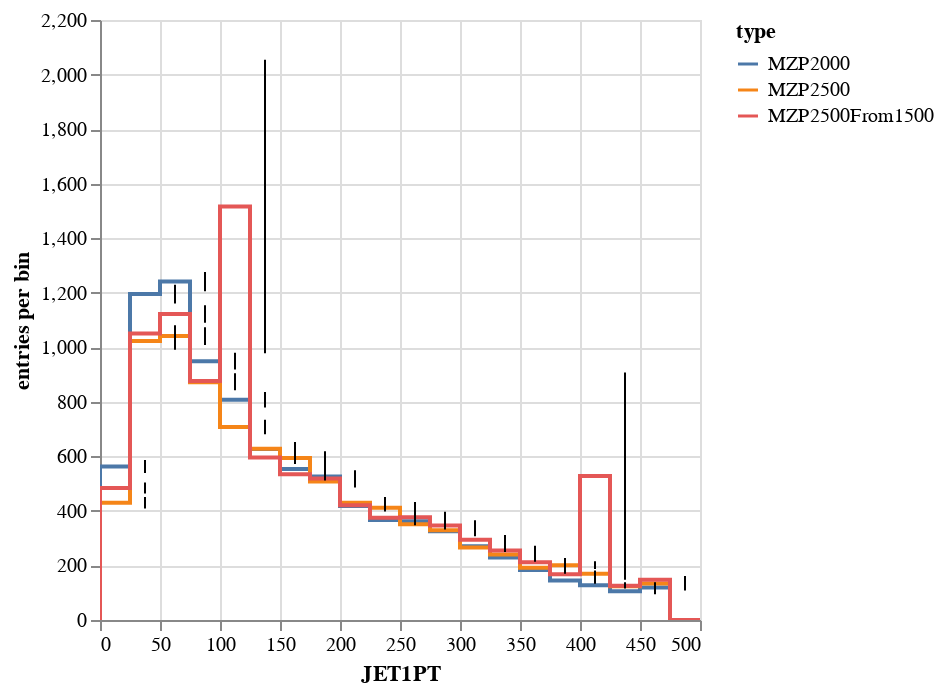

Notebook code for this chart:
### Code cell
variable = 'LeadingJetPt'
histogram = Hist(bin("JET1PT", 20, 0, 500), groupby('type'), weight="w")
histogram.fill(JET1PT=arr_MZp2p0[variable]*0.001, type="MZP2000", w=np.ones(10000))
histogram.fill(JET1PT=arr_MZp2p5[variable]*0.001, type="MZP2500", w=np.ones(10000))
histogram.fill(JET1PT=arr_MZp2p0[variable]*0.001, w=weights_MZp2000to2500, type="MZP2500From1500")
histogram.overlay("type").step("JET1PT", error=True)

### Figure 1 — Vega-Lite specification as saved in the notebook (floating-point values rounded to 4 significant figures)
{"$schema": "https://vega.github.io/schema/vega-lite/v2.json", "data": {"values": [{"a0": "MZP2000", "a1": 0, "a1c": 0, "a2": 0, "a3": 0}, {"a0": "MZP2000", "a1": 5e-08, "a1c": 12.5, "a2": 0, "a3": 0}, {"a0": "MZP2000", "a1": 25, "a1c": 37.5, "a2": 563, "a3": 23.73}, {"a0": "MZP2000", "a1": 50, "a1c": 62.5, "a2": 1195, "a3": 34.57}, {"a0": "MZP2000", "a1": 75, "a1c": 87.5, "a2": 1241, "a3": 35.23}, {"a0": "MZP2000", "a1": 100, "a1c": 112.5, "a2": 949, "a3": 30.81}, {"a0": "MZP2000", "a1": 125, "a1c": 137.5, "a2": 808, "a3": 28.43}, {"a0": "MZP2000", "a1": 150, "a1c": 162.5, "a2": 627, "a3": 25.04}, {"a0": "MZP2000", "a1": 175, "a1c": 187.5, "a2": 554, "a3": 23.54}, {"a0": "MZP2000", "a1": 200, "a1c": 212.5, "a2": 526, "a3": 22.93}, {"a0": "MZP2000", "a1": 225, "a1c": 237.5, "a2": 418, "a3": 20.45}, {"a0": "MZP2000", "a1": 250, "a1c": 262.5, "a2": 367, "a3": 19.16}, {"a0": "MZP2000", "a1": 275, "a1c": 287.5, "a2": 362, "a3": 19.03}, {"a0": "MZP2000", "a1": 300, "a1c": 312.5, "a2": 325, "a3": 18.03}, {"a0": "MZP2000", "a1": 325, "a1c": 337.5, "a2": 270, "a3": 16.43}, {"a0": "MZP2000", "a1": 350, "a1c": 362.5, "a2": 229, "a3": 15.13}, {"a0": "MZP2000", "a1": 375, "a1c": 387.5, "a2": 183, "a3": 13.53}, {"a0": "MZP2000", "a1": 400, "a1c": 412.5, "a2": 145, "a3": 12.04}, {"a0": "MZP2000", "a1": 425, "a1c": 437.5, "a2": 127, "a3": 11.27}, {"a0": "MZP2000", "a1": 450, "a1c": 462.5, "a2": 105, "a3": 10.25}, {"a0": "MZP2000", "a1": 475, "a1c": 487.5, "a2": 119, "a3": 10.91}, {"a0": "MZP2000", "a1": 500, "a1c": 500, "a2": 0, "a3": 0}, {"a0": "MZP2500", "a1": 0, "a1c": 0, "a2": 0, "a3": 0}, {"a0": "MZP2500", "a1": 5e-08, "a1c": 12.5, "a2": 0, "a3": 0}, {"a0": "MZP2500", "a1": 25, "a1c": 37.5, "a2": 430, "a3": 20.74}, {"a0": "MZP2500", "a1": 50, "a1c": 62.5, "a2": 1023, "a3": 31.98}, {"a0": "MZP2500", "a1": 75, "a1c": 87.5, "a2": 1041, "a3": 32.26}, {"a0": "MZP2500", "a1": 100, "a1c": 112.5, "a2": 872, "a3": 29.53}, {"a0": "MZP2500", "a1": 125, "a1c": 137.5, "a2": 708, "a3": 26.61}, {"a0": "MZP2500", "a1": 150, "a1c": 162.5, "a2": 628, "a3": 25.06}, {"a0": "MZP2500", "a1": 175, "a1c": 187.5, "a2": 594, "a3": 24.37}, {"a0": "MZP2500", "a1": 200, "a1c": 212.5, "a2": 508, "a3": 22.54}, {"a0": "MZP2500", "a1": 225, "a1c": 237.5, "a2": 430, "a3": 20.74}, {"a0": "MZP2500", "a1": 250, "a1c": 262.5, "a2": 412, "a3": 20.3}, {"a0": "MZP2500", "a1": 275, "a1c": 287.5, "a2": 351, "a3": 18.73}, {"a0": "MZP2500", "a1": 300, "a1c": 312.5, "a2": 329, "a3": 18.14}, {"a0": "MZP2500", "a1": 325, "a1c": 337.5, "a2": 266, "a3": 16.31}, {"a0": "MZP2500", "a1": 350, "a1c": 362.5, "a2": 240, "a3": 15.49}, {"a0": "MZP2500", "a1": 375, "a1c": 387.5, "a2": 192, "a3": 13.86}, {"a0": "MZP2500", "a1": 400, "a1c": 412.5, "a2": 201, "a3": 14.18}, {"a0": "MZP2500", "a1": 425, "a1c": 437.5, "a2": 170, "a3": 13.04}, {"a0": "MZP2500", "a1": 450, "a1c": 462.5, "a2": 124, "a3": 11.14}, {"a0": "MZP2500", "a1": 475, "a1c": 487.5, "a2": 134, "a3": 11.58}, {"a0": "MZP2500", "a1": 500, "a1c": 500, "a2": 0, "a3": 0}, {"a0": "MZP2500From1500", "a1": 0, "a1c": 0, "a2": 0, "a3": 0}, {"a0": "MZP2500From1500", "a1": 5e-08, "a1c": 12.5, "a2": 0, "a3": 0}, {"a0": "MZP2500From1500", "a1": 25, "a1c": 37.5, "a2": 484.0, "a3": 20.5}, {"a0": "MZP2500From1500", "a1": 50, "a1c": 62.5, "a2": 1050.0, "a3": 30.43}, {"a0": "MZP2500From1500", "a1": 75, "a1c": 87.5, "a2": 1122.0, "a3": 31.91}, {"a0": "MZP2500From1500", "a1": 100, "a1c": 112.5, "a2": 875.9, "a3": 28.49}, {"a0": "MZP2500From1500", "a1": 125, "a1c": 137.5, "a2": 1517.0, "a3": 538.1}, {"a0": "MZP2500From1500", "a1": 150, "a1c": 162.5, "a2": 595.6, "a3": 23.84}, {"a0": "MZP2500From1500", "a1": 175, "a1c": 187.5, "a2": 534.6, "a3": 22.78}, {"a0": "MZP2500From1500", "a1": 200, "a1c": 212.5, "a2": 518.6, "a3": 22.68}, {"a0": "MZP2500From1500", "a1": 225, "a1c": 237.5, "a2": 420.5, "a3": 20.65}, {"a0": "MZP2500From1500", "a1": 250, "a1c": 262.5, "a2": 374.8, "a3": 19.65}, {"a0": "MZP2500From1500", "a1": 275, "a1c": 287.5, "a2": 376.6, "a3": 19.99}, {"a0": "MZP2500From1500", "a1": 300, "a1c": 312.5, "a2": 346.6, "a3": 19.34}, {"a0": "MZP2500From1500", "a1": 325, "a1c": 337.5, "a2": 294.0, "a3": 18.0}, {"a0": "MZP2500From1500", "a1": 350, "a1c": 362.5, "a2": 255.2, "a3": 16.96}, {"a0": "MZP2500From1500", "a1": 375, "a1c": 387.5, "a2": 211.6, "a3": 15.89}, {"a0": "MZP2500From1500", "a1": 400, "a1c": 412.5, "a2": 167.4, "a3": 14.01}, {"a0": "MZP2500From1500", "a1": 425, "a1c": 437.5, "a2": 527.6, "a3": 380.2}, {"a0": "MZP2500From1500", "a1": 450, "a1c": 462.5, "a2": 125.9, "a3": 12.38}, {"a0": "MZP2500From1500", "a1": 475, "a1c": 487.5, "a2": 147.4, "a3": 13.73}, {"a0": "MZP2500From1500", "a1": 500, "a1c": 500, "a2": 0, "a3": 0}]}, "layer": [{"encoding": {"color": {"field": "a0", "legend": {"title": "type"}, "scale": {"domain": ["MZP2000", "MZP2500", "MZP2500From1500"]}, "type": "nominal"}, "x": {"axis": {"title": "JET1PT"}, "field": "a1", "scale": {"zero": false}, "type": "quantitative"}, "y": {"axis": {"title": "entries per bin"}, "field": "a2", "type": "quantitative"}}, "mark": {"clip": true, "interpolate": "step-before", "type": "line"}, "transform": []}, {"encoding": {"x": {"field": "a1c", "type": "quantitative"}, "y": {"field": "error-down", "type": "quantitative"}, "y2": {"field": "error-up", "type": "quantitative"}}, "mark": "rule", "transform": [{"as": "error-down", "calculate": "datum.a2 - datum.a3"}, {"as": "error-up", "calculate": "datum.a2 + datum.a3"}]}]}
